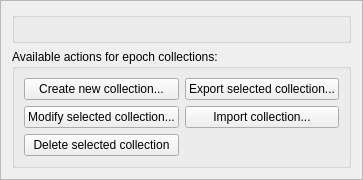
                  <widget class="QFrame" name="frame_6">
                   <property name="frameShape">
                    <enum>QFrame::StyledPanel</enum>
                   </property>
                   <property name="frameShadow">
                    <enum>QFrame::Raised</enum>
                   </property>
                   <layout class="QGridLayout" name="gridLayout_19">
                    <item row="1" column="0">
                     <widget class="QGroupBox" name="groupBoxAvailableEpoching">
                      <property name="title">
                       <string>Available actions for epoch collections:</string>
                      </property>
                      <layout class="QFormLayout" name="formLayout_7">
                       <property name="fieldGrowthPolicy">
                        <enum>QFormLayout::AllNonFixedFieldsGrow</enum>
                       </property>
                       <item row="0" column="0">
                        <layout class="QVBoxLayout" name="verticalLayout_2">
                         <item>
                          <widget class="QPushButton" name="pushButtonCreateEpochs">
                           <property name="text">
                            <string>Create new collection...</string>
                           </property>
                          </widget>
                         </item>
                         <item>
                          <widget class="QPushButton" name="pushButtonModifyEpochs">
                           <property name="text">
                            <string>Modify selected collection...</string>
                           </property>
                          </widget>
                         </item>
                         <item>
                          <widget class="QPushButton" name="pushButtonDeleteEpochs">
                           <property name="text">
                            <string>Delete selected collection</string>
                           </property>
                          </widget>
                         </item>
                        </layout>
                       </item>
                       <item row="0" column="1">
                        <layout class="QVBoxLayout" name="verticalLayout_13">
                         <item>
                          <widget class="QPushButton" name="pushButtonSaveEpochs">
                           <property name="text">
                            <string>Export selected collection...</string>
                           </property>
                          </widget>
                         </item>
                         <item>
                          <widget class="QPushButton" name="pushButtonLoadEpochs">
                           <property name="text">
                            <string>Import collection...</string>
                           </property>
                          </widget>
                         </item>
                        </layout>
                       </item>
                      </layout>
                     </widget>
                    </item>
                    <item row="0" column="0">
                     <layout class="QHBoxLayout" name="horizontalLayout_26">
                      <item>
                       <widget class="QGroupBox" name="groupBoxEpochsEpoching">
                        <property name="sizePolicy">
                         <sizepolicy hsizetype="Preferred" vsizetype="Expanding">
                          <horstretch>0</horstretch>
                          <verstretch>1</verstretch>
                         </sizepolicy>
                        </property>
                        <property name="title">
                         <string/>
                        </property>
                        <property name="flat">
                         <bool>false</bool>
                        </property>
                       </widget>
                      </item>
                     </layout>
                    </item>
                   </layout>
                  </widget>
